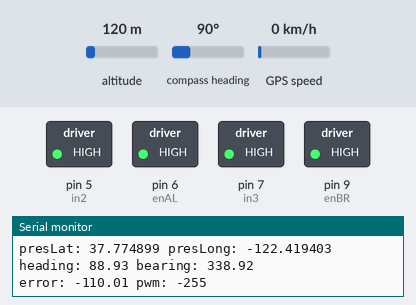
Bench run of a sketch on a simulated Arduino Uno, built for the host (arithmetic inside an expression is 32-bit, double 64-bit). On the bench: switched loads named in the sketch (green lamp = pin HIGH), the last lines printed to the serial monitor. The test bench sets the inputs (shaded band); at power-on: compass heading 90°, altitude 120 m, GPS speed 0 km/h. The GPS gets a fix after 3 s at 37.7749, -122.4194 with 8 satellites.

Above: at 4.7 s.
4.8 s: compass heading set to 75°
8.6 s: compass heading set to 65°
12.4 s: compass heading set to 57°
13.9 s: compass heading set to 50°
17.7 s: compass heading set to 41°
At 18.9 s:
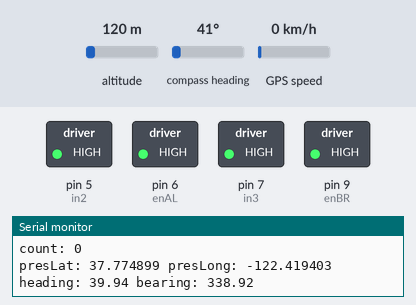
19.5 s: compass heading set to 7°
At 19.64 s:
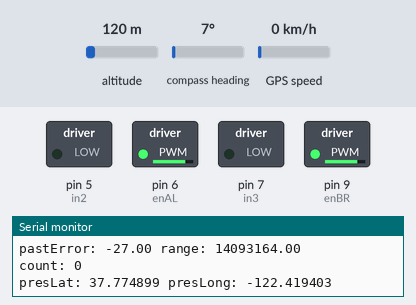
At 20.7 s:
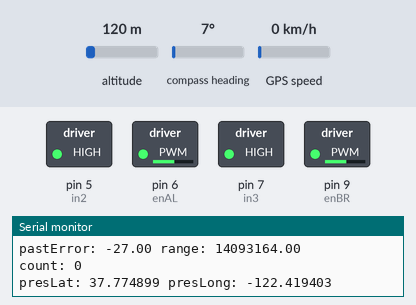
Timing chart, 0 to 22.2 s (numbered marks = the images above; inputs shaded):
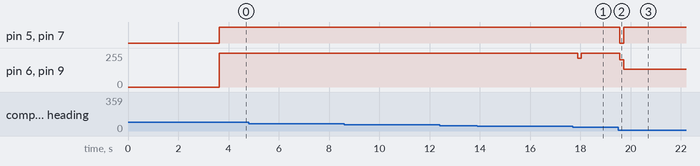

The sketch:

ProjGPSCompNoNodeHardCodeMulti.ino
```cpp
#include <SoftwareSerial.h>
#include <TinyGPS++.h>
#include <SPI.h>
#include <Wire.h>
#include <QMC5883L.h>

const int enAL = 6;
const int enBR = 9;
const int in2 = 5;
const int in3 = 7;

/*13.011478,74.791992
13.011333,74.792076
13.011410,74.792549
13.011243,74.792564*/
static const int RXPin = 4, TXPin = 8;
//static const int RX = A1, TX = A2;

float presLat = 0.0;
float presLong = 0.0;
float destLat = 0.0;
float destLong = 0.0;

float error = 0.0;
float pastError = 0.0;
float pastErrors = 0.0;
float range = 0.0;
float bearing = 0.0;
const float KP = 5.0;
const float KI = 0.0;
const float KD = 10.0;

int x, y, z;
const float declinationAngle = -0.018617;//0.0404;

boolean done = false;
//13.010902,74.794479
//13.010923,74.794616

//13.011190,74.794517

//13.010654,74.793960
//13.010670,74.794166
//13.010964,74.794166
float latArr[] = {13.011410, 13.011243};//{13.011478, 13.011333, 13.011410, 13.011243};//{13.010654, 13.010670, 13.010964};//{13.011190};//{13.010673, 13.010706, 13.010772, 13.010908, 13.010953, 13.010978, 13.010986, 13.010981, 13.010979, 13.010977};
float longArr[] = {74.792549, 74.792564};//{74.793960, 74.794166, 74.794166};//{74.794517};//{74.794176, 74.794176, 74.794176, 74.794176, 74.794096, 74.793886, 74.793822, 74.793486, 74.793203, 74.793083};
int count = 0;
int lenArr = 2;

TinyGPSPlus gps;
SoftwareSerial ss(RXPin, TXPin);
QMC5883L compass;

void setup(){
  pinMode(enAL, OUTPUT);
  pinMode(enBR, OUTPUT);
  pinMode(in2, OUTPUT);
  pinMode(in3, OUTPUT);
  SPI.begin();
  Serial.begin(9600);
  Wire.begin();
  compass.init();
  ss.begin(9600);

  Serial.print(F("Obtaining GPS location data"));
  while (!gps.location.isValid()){
    Serial.print(".");
    while (ss.available() > 0){
      gps.encode(ss.read());
    }

    if (gps.location.isValid()){
      presLat = gps.location.lat();
      presLong = gps.location.lng();
    }
    delay(500);
  }
  Serial.print(F("\nObtained GPS location data: "));
  Serial.print(presLat, 6);
  Serial.println(presLong, 6);
 // moveBot(200, 200, 0);
  destLat = latArr[count];
  destLong = longArr[count];
}

void loop(){
  range = TinyGPSPlus::distanceBetween(presLat, presLong, destLat, destLong);
  bearing = TinyGPSPlus::courseTo(presLat, presLong, destLat, destLong);
  while (range > 3.5)
  {
    while (ss.available() > 0){
      gps.encode(ss.read());
    }

    if (gps.location.isValid()){
      presLat = gps.location.lat();
      presLong = gps.location.lng();
      Serial.print(F("presLat: ")); Serial.print(presLat,6); Serial.print(F(" presLong: ")); Serial.println(presLong,6);
    }

    compass.read(&x,&y,&z);
    float heading = atan2(y, x);
    heading += declinationAngle;
    if(heading < 0)
      heading += 2*PI;
    if(heading > 2*PI)
      heading -= 2*PI;
    heading = heading * 180/M_PI;
    Serial.print(F("heading: ")); Serial.print(heading); Serial.print(F(" bearing: ")); Serial.println(bearing);

    error = bearing - heading;
    if (bearing > heading){
      if ((abs(bearing - heading)) < abs(-360+bearing-heading)){
        error = bearing - heading;
      }
      else{
        error = -360+bearing-heading;
      }
    }
    else{
      if ((abs(bearing - heading)) < abs(360+bearing-heading)){
        error = bearing - heading;
      }
      else{
        error = 360+bearing-heading;
      }
    }
    /*if (error < -180)
      error += 360;
    else if (error > 180) //this will make the robot move only towards the left. It's buggy that's why
      error -=360;*/

    if (abs(error) >= 5.0){
      int pwm = (int)((KP*error) + (KI*(error+pastErrors)) + (KD*(error-pastError)));
      if (abs(pwm) < 70){
        if (pwm > 0) pwm = 70;
        else pwm = -70;
      }
      if (abs(pwm) > 255){
        if (pwm > 0) pwm = 255;
        else pwm = -255;
      }
      Serial.print(F("error: ")); Serial.print(error); Serial.print(F(" pwm: ")); Serial.println(pwm);
      moveBot(pwm, -pwm, 0);
      pastErrors += error;
      pastError = error;
    }
    else{
      pastErrors = 0;
      pastError = 0;
      moveBot(200, 200, 0);
    }
//    bearing = TinyGPSPlus::courseTo(presLat, presLong, destLat, destLong);
    range = TinyGPSPlus::distanceBetween(presLat, presLong, destLat, destLong);
    Serial.print(F("pastError: ")); Serial.print(pastError); Serial.print(F(" range: ")); Serial.println(range);
    Serial.print(F("count: ")); Serial.println(count);
  }
  if (range <= 3.5){
    count = count + 1;
    if (count == lenArr){
      Serial.println("All done!");
      moveBot(0, 0, 0);
      while(true);
    }
    else{
      destLat = latArr[count];
      destLong = longArr[count];
    }
  }
}

void moveBot(int left, int right, int del){
  if (left < 0){
    digitalWrite(in2, HIGH);
  }
  else{
    digitalWrite(in2, LOW);
  }
  if (right < 0){
    digitalWrite(in3, LOW);
  }
  else{
    digitalWrite(in3, HIGH);
  }
  int sL = abs(left);
  int sR = abs(right);
  analogWrite(enAL, sL);
  analogWrite(enBR, sR);
  if (del) delay(del);
}
```

Measured:
- after the input at 17.7 s, pin 6 (enAL), pin 9 (enBR): 255/255 → 215/255 after 0.19 s, → 255/255 0.15 s later
- after the input at 19.5 s, pin 5 (in2), pin 7 (in3): HIGH → LOW after 0.07 s, → HIGH 0.15 s later; pin 6 (enAL), pin 9 (enBR): 255/255 → 205/255 after 0.07 s, → 134/255 0.15 s later
